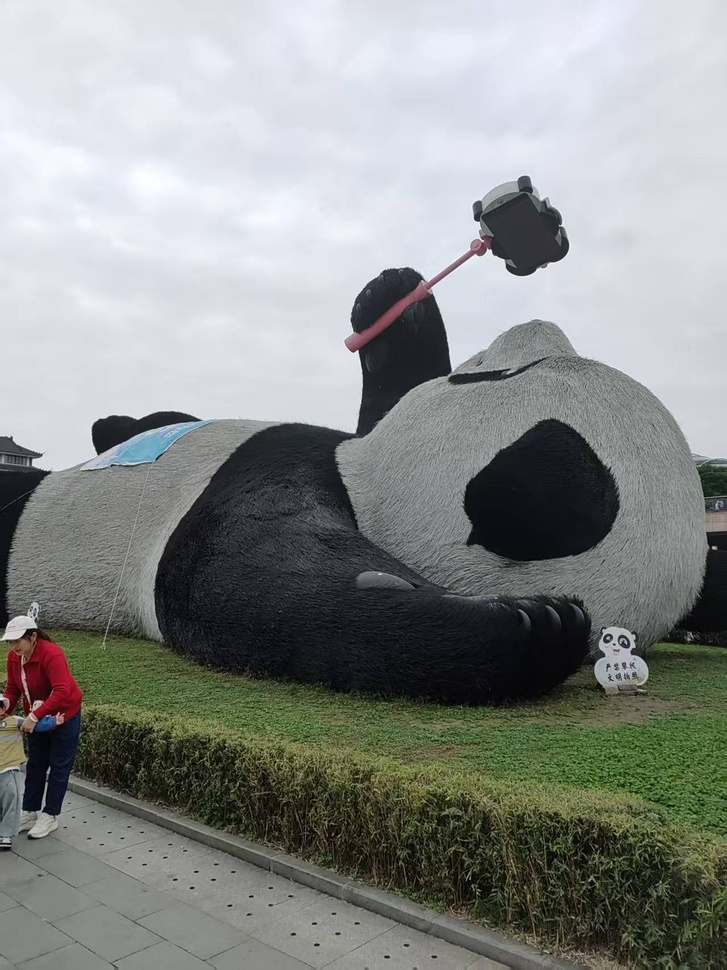
//> input picture test.jpg, 727 x 970 px, shrunk from 1279 x 1706 before the run
$ ./main   (built with g++ and OpenCV 4)
//> lines starting //> are read from the running program, lines starting //| are printed output that depends on the picture
#include <opencv2/opencv.hpp>
#include <iostream>

using namespace cv;
using namespace std;

int main() {
    // ================== 任务1: 读取测试图片 ==================
    Mat img = imread("test.jpg", IMREAD_COLOR); // 读取彩色图
//> img is the input picture: 970 rows x 727 cols, CV_8UC3; mean B, G, R 137.4, 139.7, 136.4
    if (img.empty()) {
        cout << "无法读取图片，请检查路径！" << endl;
        return -1;
    }

    // ================== 任务2: 输出图像基本信息 ==================
    int width = img.cols;
//> width = 727
    int height = img.rows;
//> height = 970
    int channels = img.channels();
//> channels = 3
    string dtype = "";
    switch (img.depth()) {
        case CV_8U:  dtype = "CV_8U"; break;
        case CV_8S:  dtype = "CV_8S"; break;
        case CV_16U: dtype = "CV_16U"; break;
        case CV_16S: dtype = "CV_16S"; break;
        case CV_32S: dtype = "CV_32S"; break;
        case CV_32F: dtype = "CV_32F"; break;
        case CV_64F: dtype = "CV_64F"; break;
        default: dtype = "未知类型";
    }
    cout << "图像尺寸: " << width << " x " << height << endl;
//| 图像尺寸: 727 x 970
    cout << "通道数: " << channels << endl;
//| 通道数: 3
    cout << "像素数据类型: " << dtype << endl;

    // ================== 任务3: 显示原图 ==================
    namedWindow("原图", WINDOW_AUTOSIZE);
    imshow("原图", img);

    // ================== 任务4: 转换为灰度图并显示 ==================
    Mat gray_img;
    cvtColor(img, gray_img, COLOR_BGR2GRAY); // BGR转灰度
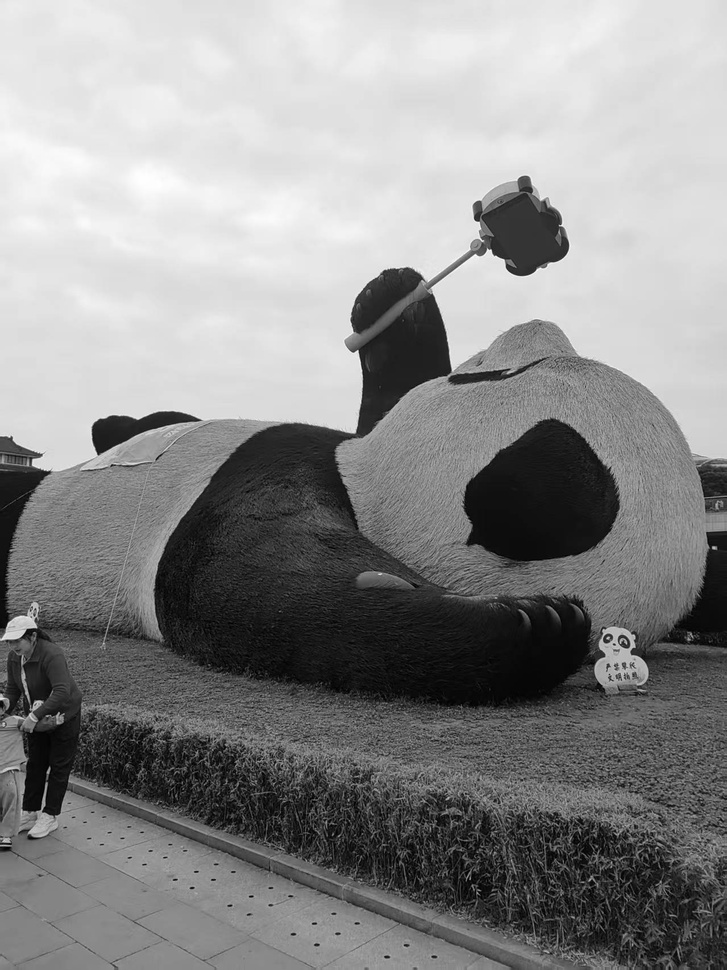
//> gray_img: 970 rows x 727 cols, CV_8UC1; min 0, max 254, mean 138.5
    namedWindow("灰度图", WINDOW_AUTOSIZE);
    imshow("灰度图", gray_img);

    // ================== 任务5: 保存灰度图 ==================
    imwrite("gray_test.jpg", gray_img);
    cout << "灰度图已保存为 gray_test.jpg" << endl;

    // ================== 任务6: NumPy风格的简单操作（用OpenCV+Mat实现） ==================
    // 示例1: 输出某个像素值 (以(100,100)为例)
    if (channels == 3) {
        Vec3b pixel = img.at<Vec3b>(100, 100);
//> pixel = [244, 235, 232]
        cout << "像素(100,100)的BGR值: ("
             << (int)pixel[0] << ", "
             << (int)pixel[1] << ", "
             << (int)pixel[2] << ")" << endl;
//| 像素(100,100)的BGR值: (244, 235, 232)
    } else {
        uchar pixel = gray_img.at<uchar>(100, 100);
        cout << "像素(100,100)的灰度值: " << (int)pixel << endl;
    }

    // 示例2: 裁剪左上角100x100区域并保存
    Rect roi(0, 0, 100, 100); // 起始点(x,y) + 宽高
    Mat crop_img = img(roi);
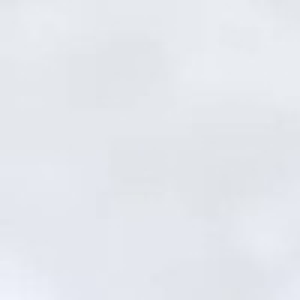
//> crop_img: 100 rows x 100 cols, CV_8UC3 (shown 3 times larger); mean B, G, R 237.2, 231.3, 228.3
    imwrite("crop_test.jpg", crop_img);
    cout << "左上角100x100区域已裁剪保存为 crop_test.jpg" << endl;

    // 等待按键后关闭窗口
    waitKey(0);
    destroyAllWindows();

    return 0;
}
